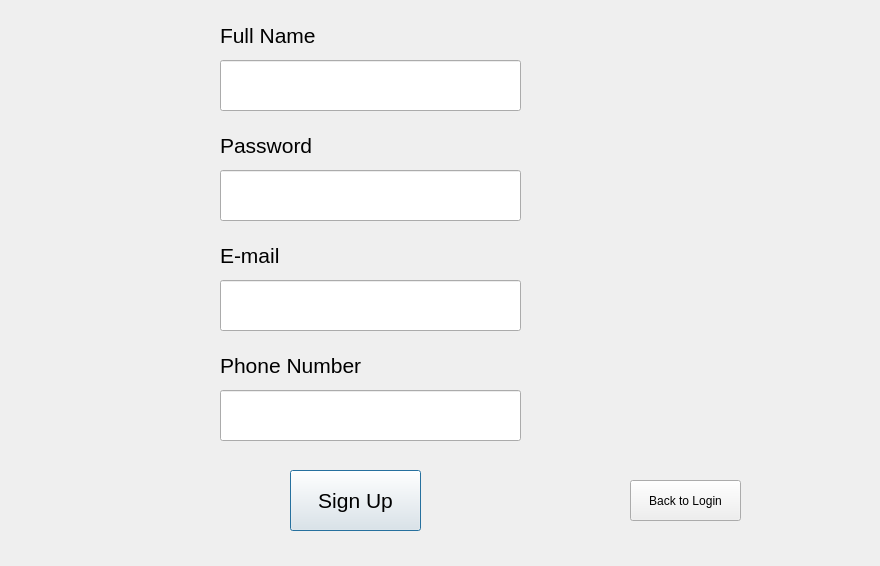
<?xml version="1.0" encoding="UTF-8"?>
<ui version="4.0">
 <class>SignUp</class>
 <widget class="QDialog" name="SignUp">
  <property name="geometry">
   <rect>
    <x>0</x>
    <y>0</y>
    <width>880</width>
    <height>566</height>
   </rect>
  </property>
  <property name="windowTitle">
   <string>Dialog</string>
  </property>
  <widget class="QPushButton" name="pushButton">
   <property name="geometry">
    <rect>
     <x>290</x>
     <y>470</y>
     <width>131</width>
     <height>61</height>
    </rect>
   </property>
   <property name="font">
    <font>
     <pointsize>16</pointsize>
    </font>
   </property>
   <property name="text">
    <string>Sign Up</string>
   </property>
  </widget>
  <widget class="QLabel" name="label">
   <property name="geometry">
    <rect>
     <x>220</x>
     <y>10</y>
     <width>141</width>
     <height>51</height>
    </rect>
   </property>
   <property name="font">
    <font>
     <pointsize>16</pointsize>
    </font>
   </property>
   <property name="text">
    <string>Full Name</string>
   </property>
  </widget>
  <widget class="QLabel" name="label_2">
   <property name="geometry">
    <rect>
     <x>220</x>
     <y>120</y>
     <width>141</width>
     <height>51</height>
    </rect>
   </property>
   <property name="font">
    <font>
     <pointsize>16</pointsize>
    </font>
   </property>
   <property name="text">
    <string>Password</string>
   </property>
  </widget>
  <widget class="QLabel" name="label_3">
   <property name="geometry">
    <rect>
     <x>220</x>
     <y>230</y>
     <width>141</width>
     <height>51</height>
    </rect>
   </property>
   <property name="font">
    <font>
     <pointsize>16</pointsize>
    </font>
   </property>
   <property name="text">
    <string>E-mail</string>
   </property>
  </widget>
  <widget class="QLabel" name="label_4">
   <property name="geometry">
    <rect>
     <x>220</x>
     <y>340</y>
     <width>201</width>
     <height>51</height>
    </rect>
   </property>
   <property name="font">
    <font>
     <pointsize>16</pointsize>
    </font>
   </property>
   <property name="text">
    <string>Phone Number</string>
   </property>
  </widget>
  <widget class="QLineEdit" name="lineEdit">
   <property name="geometry">
    <rect>
     <x>220</x>
     <y>60</y>
     <width>301</width>
     <height>51</height>
    </rect>
   </property>
   <property name="font">
    <font>
     <pointsize>16</pointsize>
    </font>
   </property>
  </widget>
  <widget class="QLineEdit" name="lineEdit_2">
   <property name="geometry">
    <rect>
     <x>220</x>
     <y>170</y>
     <width>301</width>
     <height>51</height>
    </rect>
   </property>
   <property name="font">
    <font>
     <pointsize>16</pointsize>
    </font>
   </property>
  </widget>
  <widget class="QLineEdit" name="lineEdit_3">
   <property name="geometry">
    <rect>
     <x>220</x>
     <y>280</y>
     <width>301</width>
     <height>51</height>
    </rect>
   </property>
   <property name="font">
    <font>
     <pointsize>16</pointsize>
    </font>
   </property>
  </widget>
  <widget class="QLineEdit" name="lineEdit_4">
   <property name="geometry">
    <rect>
     <x>220</x>
     <y>390</y>
     <width>301</width>
     <height>51</height>
    </rect>
   </property>
   <property name="font">
    <font>
     <pointsize>16</pointsize>
    </font>
   </property>
  </widget>
  <widget class="QPushButton" name="pushButton_2">
   <property name="geometry">
    <rect>
     <x>630</x>
     <y>480</y>
     <width>111</width>
     <height>41</height>
    </rect>
   </property>
   <property name="text">
    <string>Back to Login</string>
   </property>
  </widget>
 </widget>
 <resources/>
 <connections/>
</ui>
